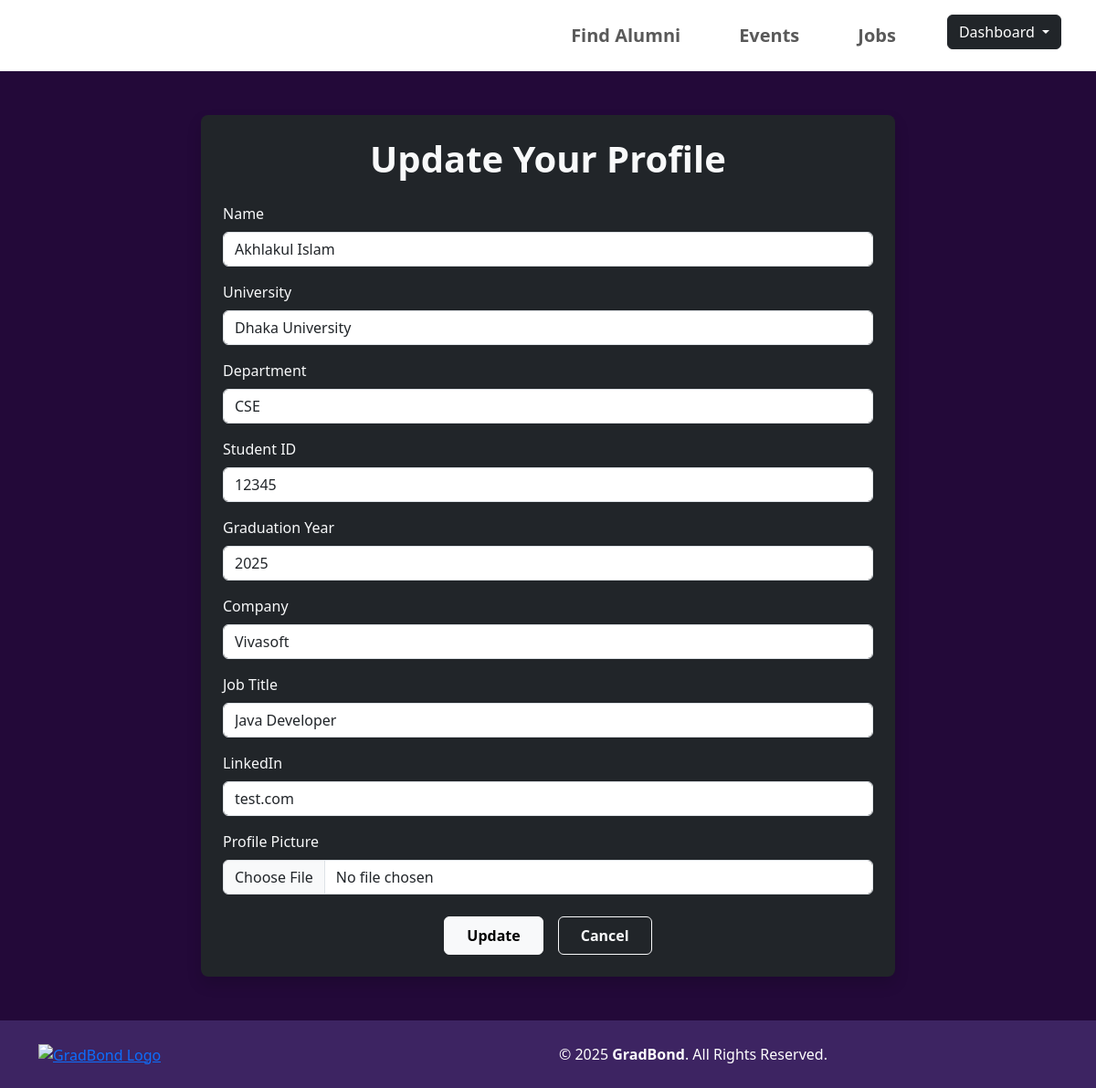
The app's page /update-profile (signed in) with its own data.
### authentication/models.py (models this page shows, shortened)
class alumniProfile(models.Model):
    user = models.OneToOneField(User, on_delete=models.CASCADE)
    full_name = models.CharField(max_length=100, blank=True, null=True)
    university = models.CharField(max_length=100, blank=True, null=True)
    dept = models.CharField(max_length=100, blank=True, null=True)
    student_id = models.CharField(max_length=100, blank=True, null=True)
    email = models.EmailField(blank=True, null=True)
    graduation_year = models.IntegerField(blank=True, null=True)
    company = models.CharField(max_length=100, blank=True, null=True)
    job_title = models.CharField(max_length=100, blank=True, null=True)
    linkedin = models.URLField(blank=True, null=True)
    image = CloudinaryField('image', folder='alumni', default='default_alumni', blank=True, null=True)

### core/views.py (the view, shortened to what this page needs)
# urls.py: path('update-profile', views.update_profile, name='update_profile'),
def update_profile(request):
    user = request.user
    email = user.email
    isAlumni = False
    if alumniProfile.objects.filter(email=email).exists():
        isAlumni = True
        details = alumniProfile.objects.get(user=user)
        return render(request, 'core/update_profile.html', {'details': details, 'isAlumni': isAlumni})
    return render(request, 'core/update_profile.html')

### templates/core/update_profile.html (shortened to what this page needs)
{% extends 'base.html' %}
{% load static %}
{% block extra_css %}
<link rel="stylesheet" href="{% static 'CSS/login.css' %}">
{% endblock %}
{% block content %}
<div class="container-fluid py-5 main">
    <div class="container">
        <div class="row justify-content-center">
            <div class="col-xl-8 col-lg-10 col-md-12 bg-dark text-light rounded-3 shadow p-4">
                <div class="text-center mb-4">
                    <h1 class="fw-bold">Update Your Profile</h1>
                </div>
                <form method="POST" enctype="multipart/form-data">
                    <div class="mb-3">
                        <label for="full_name" class="form-label">Name</label>
                        <input type="text" class="form-control" id="full_name" name="full_name" required value="{{ details.full_name }}">
                    </div>
                    <div class="mb-3">
                        <label for="university" class="form-label">University</label>
                        <input type="text" class="form-control" id="university" name="university" value="{{ details.university }}">
                    </div>
                    <div class="mb-3">
                        <label for="dept" class="form-label">Department</label>
                        <input type="text" class="form-control" id="dept" name="dept" required value="{{ details.dept }}">
                    </div>
                    <div class="mb-3">
                        <label for="student_id" class="form-label">Student ID</label>
                        <input type="text" class="form-control" id="student_id" name="student_id" required value="{{ details.student_id }}">
                    </div>
                    {% if isAlumni %}
                        <div class="mb-3">
                            <label for="graduation_year" class="form-label">Graduation Year</label>
                            <input type="text" class="form-control" id="graduation_year" name="graduation_year" required value="{{ details.graduation_year }}">
                        </div>
                        <div class="mb-3">
                            <label for="company" class="form-label">Company</label>
                            <input type="text" class="form-control" id="company" name="company" required value="{{ details.company }}">
                        </div>
                        <div class="mb-3">
                            <label for="job_title" class="form-label">Job Title</label>
                            <input type="text" class="form-control" id="job_title" name="job_title" required value="{{ details.job_title }}">
                        </div>
                        <div class="mb-3">
                            <label for="linkedin" class="form-label">LinkedIn</label>
                            <input type="url" class="form-control" id="linkedin" name="linkedin" required value="{{ details.linkedin }}">
                        </div>
                    {% endif %}
                    <div class="mb-4">
                        <label for="image" class="form-label">Profile Picture</label>
                        <input type="file" class="form-control" id="image" name="image">
                    </div>
                    <div class="text-center d-flex justify-content-center gap-3">
                        <button type="submit" class="btn btn-light px-4 py-2 fw-bold">Update</button>
                        <a href="{% url 'profile' %}" class="btn btn-outline-light px-4 py-2 fw-bold">Cancel</a>
                    </div>
                </form>
            </div>
        </div>
    </div>
</div>
{% endblock %}

### static/CSS/login.css (style rules this page uses)
.main { background-color: rgb(35, 9, 57); }
input { padding-left: 20px; }

### records on screen
alumniProfile: full_name "Akhlakul Islam", university "Dhaka University", dept "CSE", student_id "12345", graduation_year "2025", company "Vivasoft", job_title "Java Developer", linkedin "test.com"
